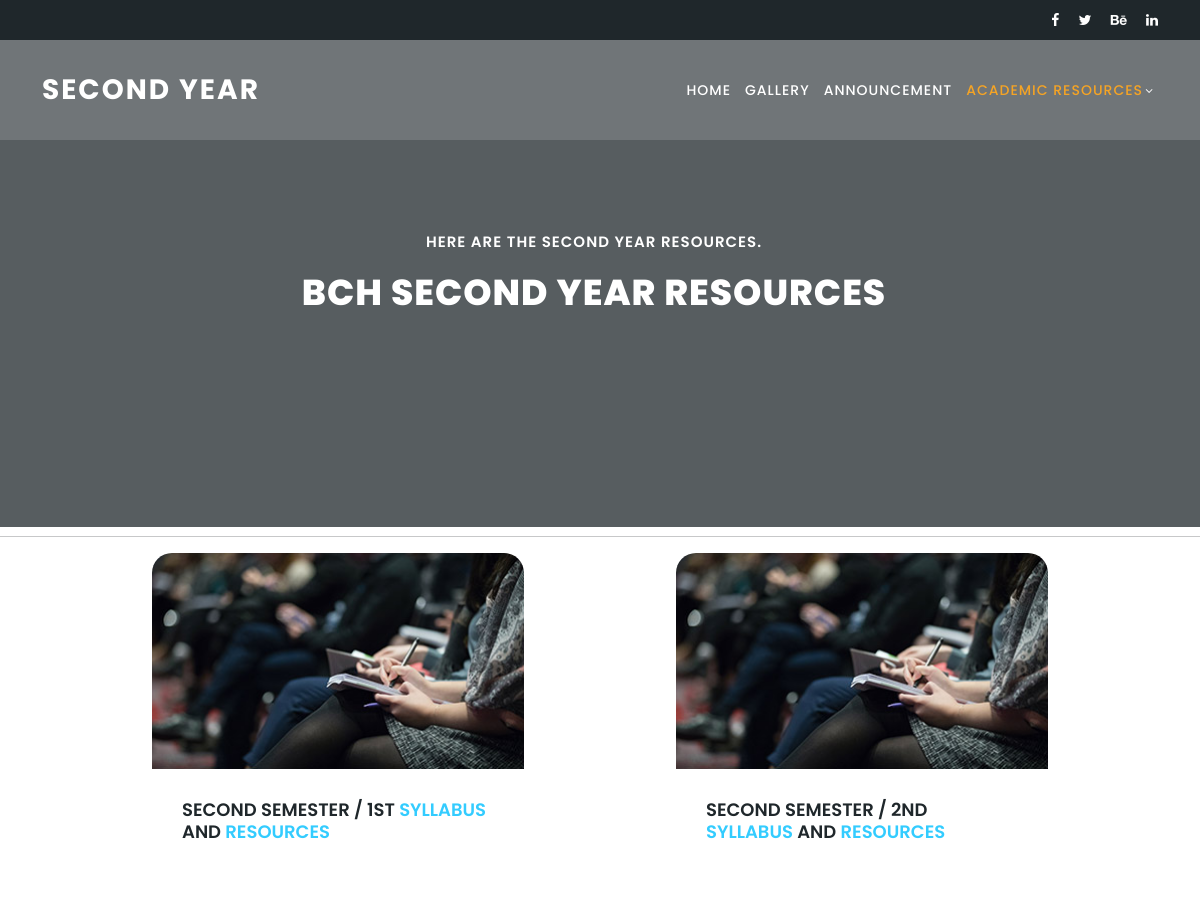
/year/Second, run on an earlier commit of the app's database.
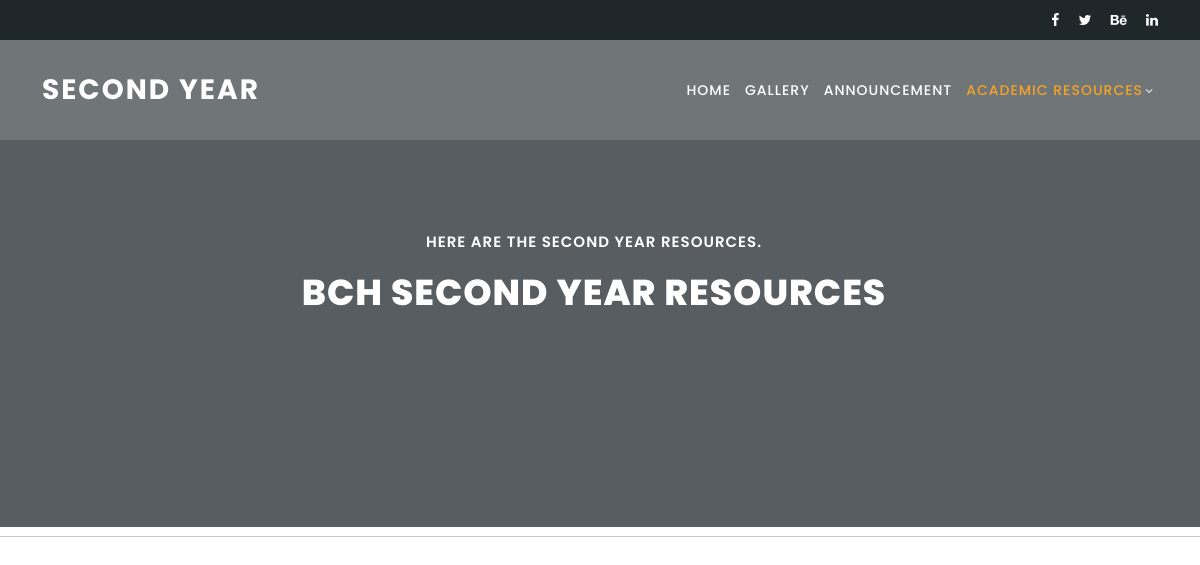
And on a later commit of the database.
### sochapp/models.py (models this page shows, shortened)
class Syllabus(models.Model):
    LEVEL_CHOICES = (
        ("First", "First"),
        ("Second", "Second"),
        ("Third", "Third"),
        ("Fourth", "Fourth"),
    )
    PART_CHOICES = (
        ("1st", "1st"),
        ("2nd", "2nd"),
    )
    year = models.CharField(
        max_length=20, choices=LEVEL_CHOICES, blank=False, null=False
    )
    part = models.CharField(
        max_length=20, choices=PART_CHOICES, blank=False, null=False
    )
    description = models.TextField(blank=False, null=False, max_length=100000)
    file = models.FileField(upload_to="media/files/syllabus", blank=False, null=False)
    resource_link = models.CharField(max_length=100000, default="")
    class Meta:
        verbose_name_plural = "Syllabus/Resources"

### sochapp/views.py (the view)
# urls.py: path("year/<str:year>",year,name="year"),
def year(request, year):
    year_from_db = Syllabus.objects.filter(year=year)
    return render(
        request, "sochapp/year.html", {"year": year, "year_from_db": year_from_db}
    )

### templates/sochapp/year.html (shortened to what this page needs)
{% load static %}
<!DOCTYPE html>
<html lang="en">
<head>
  <link href="{% static 'css/vendor/bootstrap/css/bootstrap.min.css' %}" rel="stylesheet">
  <link rel="stylesheet" href="{%static 'css/assets/css/fontawesome.css' %}">
  <link rel="stylesheet" href="{%static 'css/assets/css/templatemo-edu-meeting.css' %}">
  <link rel="stylesheet" href="{%static 'css/assets/css/owl.css' %}">
  <link rel="stylesheet" href="{%static 'css/assets/css/lightbox.css' %}">
  <link rel="stylesheet" href="{%static 'css/assets/css/postedit.css' %}">
  <link rel="stylesheet" href="{%static 'css/assets/css/gallery.css' %}">
</head>
<body>
  <div class="sub-header">
    <div class="container">
      <div class="row">
        <div class="col-lg-8 col-sm-8">
        </div>
        <div class="col-lg-4 col-sm-4">
          <div class="right-icons">
            <ul>
              <li><a href="#"><i class="fa fa-facebook"></i></a></li>
              <li><a href="#"><i class="fa fa-twitter"></i></a></li>
              <li><a href="#"><i class="fa fa-behance"></i></a></li>
              <li><a href="#"><i class="fa fa-linkedin"></i></a></li>
            </ul>
          </div>
        </div>
      </div>
    </div>
  </div>
  <header class="header-area header-sticky">
    <div class="container">
      <div class="row">
        <div class="col-12">
          <nav class="main-nav">
            <a href="{% url 'home' %}" class="logo">
              {{year}} YEAR
            </a>
            <ul class="nav">
              <li><a href="{% url 'home' %}">Home</a></li>
              <li><a href="{% url 'gallery' %}" >Gallery</a></li>
              <li><a href="{% url 'announcement' %}" >Announcement</a></li>
              <li class="has-sub">
                <a href="javascript:void(0)" class="active">Academic Resources</a>
              </li>
            </ul>
          </nav>
        </div>
      </div>
    </div>
  </header>
  <section class="section main-banner" id="top" data-section="section1">
    <video autoplay muted loop id="bg-video-new">
      <source src="{% static 'css/assets/images/heading-bg.mp4' %}" type="video/mp4" />
    </video>
    <div class="video-overlay-new header-text">
      <div class="container">
        <div  style="background-color: red !important">
          <div class="col-lg-12">
            <div style="margin-left:-3rem ;width: 100%;display: flex;justify-content: center;flex-direction: column;align-items: center;" class="caption newcap">
              <h6>Here are the {{year}} year resources.</h6>
              <h2>BCH {{year}} YEAR RESOURCES</h2>
            </div>
          </div>
        </div>
      </div>
    </div>
    </section>
  <hr>
  <div class="semesters">
    {% for year_part in year_from_db %}
    <div class="col-lg-4 templatemo-item-col all soon">
      <div class="meeting-item">
        <div class="thumb">
          <a href="meeting-details.html"><img class="Syllabus" src="{% static 'css/assets/images/meeting-01.jpg' %}"
              alt=""></a>
        </div>
        <div class="down-content" id="first_sem">
          <h4 style="text-transform: uppercase;">{{year_part.year}} SEMESTER / {{year_part.part}} <a
              href="/media/{{year_part.file}}">SYLLABUS</a> AND <a href="{{year_part.resource_link}}">RESOURCES</h4></a>
        </div>
      </div>
    </div>
    {% endfor %}
  </div>
</body>
</body>
</html>

What changed in the data, as far as the page shows it:
removed Syllabus: year "SECOND", part "1ST"
removed Syllabus: year "SECOND", part "2ND"
